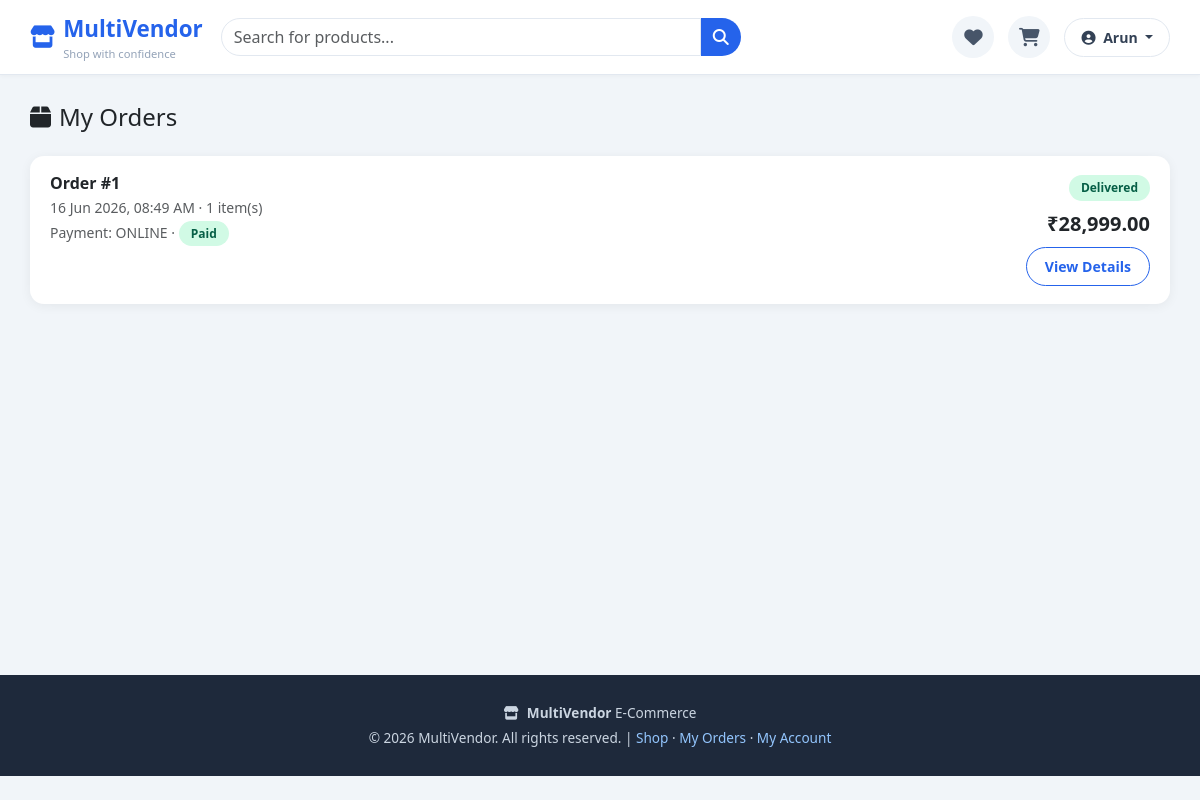
The app's page /customer/pages/orders.php (signed in) with its own data.
### tables this page shows
CREATE TABLE IF NOT EXISTS orders (
    id INT AUTO_INCREMENT PRIMARY KEY,
    customer_id INT,
    total_amount DECIMAL(10,2) NOT NULL,
    payment_method ENUM('cod','online','upi','card') DEFAULT 'cod',
    payment_status ENUM('pending','paid','failed') DEFAULT 'pending',
    status ENUM('pending','processing','shipped','delivered','cancelled') DEFAULT 'pending',
    shipping_address TEXT,
    notes TEXT,
    created_at TIMESTAMP DEFAULT CURRENT_TIMESTAMP,
    FOREIGN KEY (customer_id) REFERENCES customers(id) ON DELETE SET NULL
);

### customer/includes/db.php (called while the page is built, shortened)
<?php
function getCustomerId() {
    return $_SESSION['customer_id'] ?? null;
}
?>

### customer/pages/orders.php (the view, shortened to what this page needs)
<?php
require_once '../includes/db.php';
$cid = getCustomerId();
$orders = mysqli_query($conn, "
    SELECT o.*, (SELECT COUNT(*) FROM order_items oi WHERE oi.order_id = o.id) AS item_count
    FROM orders o
    WHERE o.customer_id = $cid
    ORDER BY o.created_at DESC
");
require_once '../includes/header.php';
?>
<h4 class="page-title mb-4"><i class="fas fa-box me-2"></i>My Orders</h4>
<?php if (mysqli_num_rows($orders) === 0): ?>
    <div class="empty-state">
        <i class="fas fa-box-open"></i>
        <p class="mb-0">You haven't placed any orders yet.</p>
        <a href="home.php" class="btn-store mt-3 d-inline-block">Start Shopping</a>
    </div>
<?php else: ?>
<?php while ($o = mysqli_fetch_assoc($orders)): ?>
    <div class="order-card">
        <div class="d-flex justify-content-between align-items-start flex-wrap gap-2">
            <div>
                <h6 class="fw-bold mb-1">Order #<?php echo $o['id']; ?></h6>
                <p class="text-muted small mb-1"><?php echo date('d M Y, h:i A', strtotime($o['created_at'])); ?> · <?php echo $o['item_count']; ?> item(s)</p>
                <p class="text-muted small mb-0">Payment: <?php echo strtoupper($o['payment_method']); ?> · <span class="status-badge badge-<?php echo $o['payment_status']; ?>"><?php echo ucfirst($o['payment_status']); ?></span></p>
            </div>
            <div class="text-end">
                <span class="status-badge badge-<?php echo $o['status']; ?> mb-2 d-inline-block"><?php echo ucfirst($o['status']); ?></span>
                <div class="fw-bold fs-5">₹<?php echo number_format($o['total_amount'], 2); ?></div>
                <a href="order_detail.php?id=<?php echo $o['id']; ?>" class="btn-store-outline mt-2 d-inline-block">View Details</a>
            </div>
        </div>
    </div>
<?php endwhile; ?>
<?php endif; ?>
<?php require_once '../includes/footer.php'; ?>

### customer/css/customer.css (style rules this page uses)
:root { --brand: #2563eb; --brand-dark: #1d4ed8; --accent: #f97316; --card-shadow: 0 2px 12px rgba(0,0,0,0.06); }
* { box-sizing: border-box; }
body { font-family: 'Segoe UI', sans-serif; background: #f1f5f9; margin: 0; padding: 0; }
a { text-decoration: none; }
.btn-store-outline { border-radius: 50px; border: 1.5px solid var(--brand); color: var(--brand); padding: 8px 18px; font-weight: 600; font-size: 0.88rem; }
.order-card { background: #fff; border-radius: 14px; padding: 18px 20px; margin-bottom: 14px; box-shadow: var(--card-shadow); }
.status-badge { padding: 4px 12px; border-radius: 50px; font-size: 0.75rem; font-weight: 600; }
.badge-delivered { background: #d1fae5; color: #065f46; }
.badge-paid { background: #d1fae5; color: #065f46; }

### records on screen
orders: id "1", created_at "16 Jun 2026, 08:49 AM", item_count "1", payment_method "ONLINE", payment_status "Paid", status "Delivered", total_amount "28,999.00"

### other values on screen
explode(' ', $_SESSION['customer_name'])[0] "Arun"
